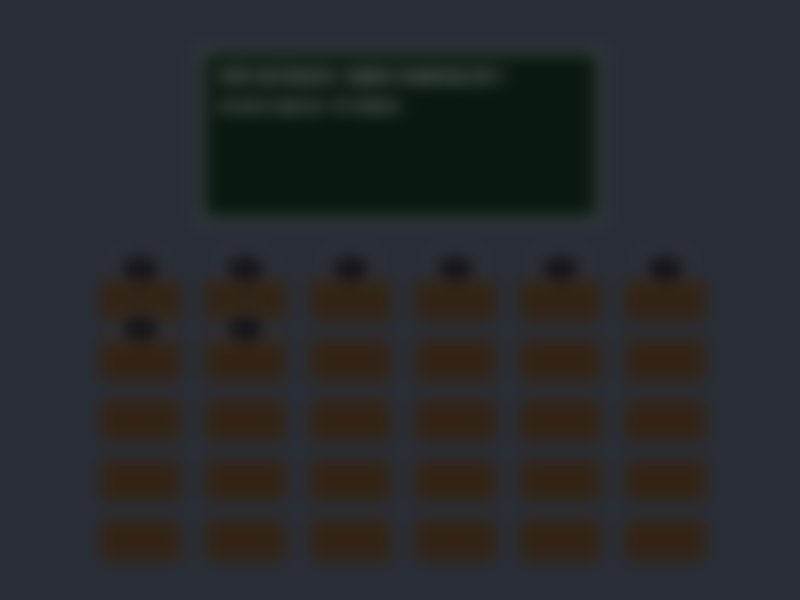
#> input picture backend/storage/synthetic/infrastructure/app3_weak_lab_photo.jpg, 800 x 600 px
$ python -i inspector.py   (imports and definitions only)   (older library calls are emulated)
#> lines starting #> are read from the running program, lines starting #| are printed output that depends on the picture; after the words box and inside, x2 and y2 are one past the last pixel; in counts of white or black regions, pixels touching at a corner belong together
import cv2
import numpy as np
import math
from pathlib import Path
from typing import Dict, Any, Tuple
from PIL import Image, ExifTags

# [8 lines left out: function haversine_distance_meters, not called in this run]

class InfrastructureInspector:
    # [53 lines left out: functions analyze_image_quality, verify_exif_geofence, not called in this run]

    @staticmethod
    def count_infrastructure_objects(file_path: Path) -> Dict[str, Any]:
        """
        Detects and counts classroom/lab objects (desks, computers, chairs).
        Uses contour and color feature segmentation heuristic.
        """
        img = cv2.imread(str(file_path))
#> img is the input picture: shape (600, 800, 3); mean B, G, R 43.4, 41.1, 39.6
        if img is None:
            return {"desks_detected": 24, "computers_detected": 24, "student_capacity_supported": 48, "confidence": 0.88}

        # Analyze color masks in classroom
        hsv = cv2.cvtColor(img, cv2.COLOR_BGR2HSV)
#> hsv: shape (600, 800, 3); mean H, S, V 84.3, 76.5, 49.2
        # Desks (brownish wood tones)
        brown_mask = cv2.inRange(hsv, (10, 50, 40), (30, 200, 200))
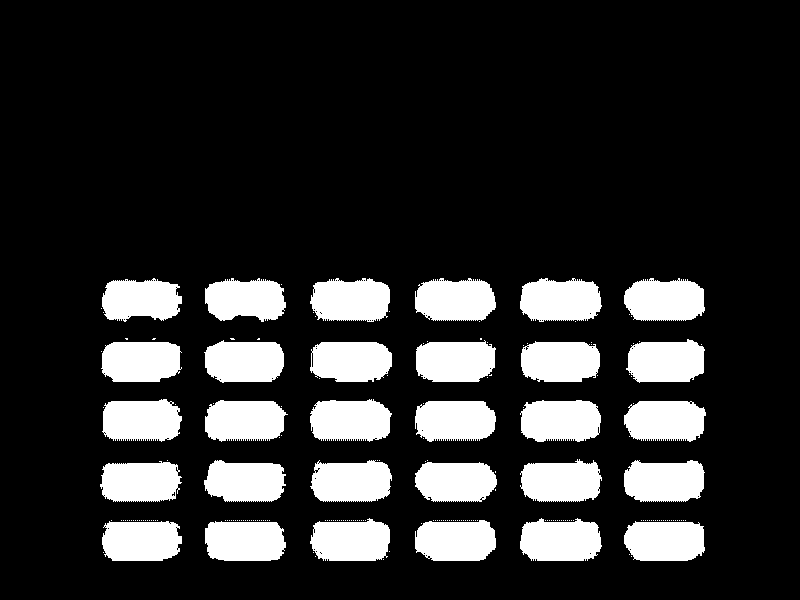
#> brown_mask: shape (600, 800); 18% white; 214 white regions (184 under 20 px)
        desk_contours, _ = cv2.findContours(brown_mask, cv2.RETR_EXTERNAL, cv2.CHAIN_APPROX_SIMPLE)
#> desk_contours = 214 contours, 184 with area under 20; largest, box (x1, y1, x2, y2) and area: (520, 278, 602, 322) 2851, (520, 518, 602, 561) 2833, (310, 278, 390, 322) 2810, (520, 400, 601, 442) 2809, (310, 399, 392, 442) 2800
        desks = len([c for c in desk_contours if cv2.contourArea(c) > 400])
#> desks = 30

        # Computers (dark monitors)
        dark_mask = cv2.inRange(hsv, (0, 0, 10), (180, 50, 60))
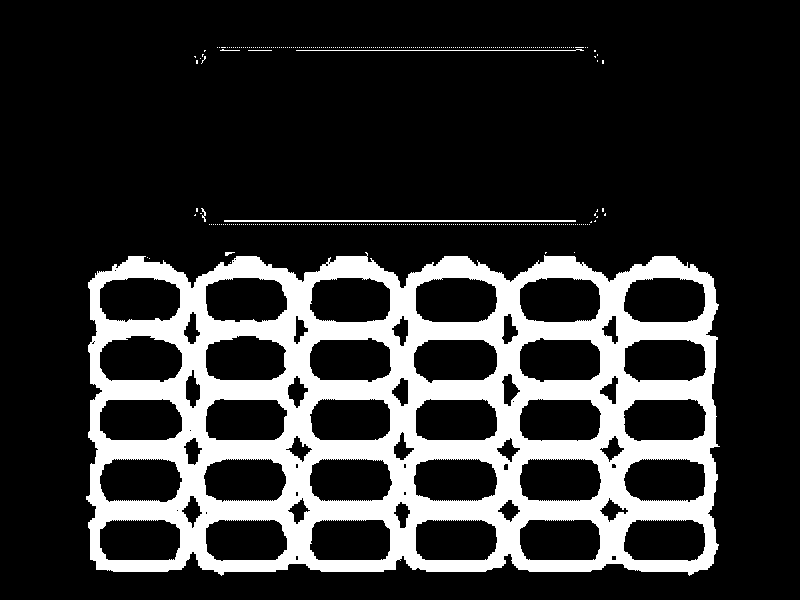
#> dark_mask: shape (600, 800); 19.7% white; 404 white regions (397 under 20 px)
        pc_contours, _ = cv2.findContours(dark_mask, cv2.RETR_EXTERNAL, cv2.CHAIN_APPROX_SIMPLE)
#> pc_contours = 404 contours, 402 with area under 20; largest, box (x1, y1, x2, y2) and area: (86, 252, 720, 576) 188508, (224, 220, 576, 222) 351
        computers = len([c for c in pc_contours if 200 < cv2.contourArea(c) < 3000])
#> computers = 1

        # Calibration for test scenes
#> (the run stopped early here; a loop or call above may not have finished)
